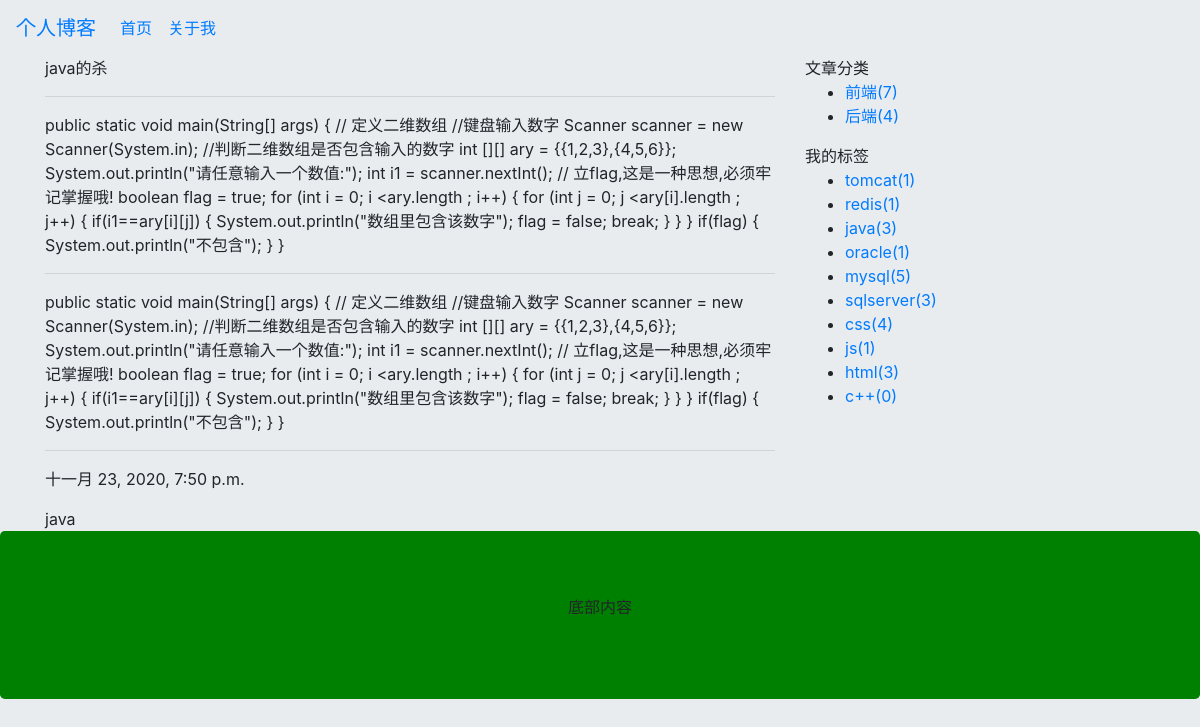
The page /blog/ArticleDesc/?id=16 on the database its author committed.
### blog/models.py (models this page shows, shortened)
class MenuModel(models.Model):
    mname = models.CharField(max_length=10, unique=True, default=u'未定义', verbose_name='菜单名')
    murl = models.CharField(max_length=100)
    class Meta:
        db_table = 't_menu'
        verbose_name_plural = '菜单'

class ArticleModel(models.Model):
    title = models.CharField(max_length=100, null=False, blank=False, verbose_name='文章标题')
    desc = models.CharField(max_length=300, verbose_name='描述')
    content = models.TextField(verbose_name='内容')
    createtime = models.DateTimeField(auto_now_add=True, verbose_name='创建时间')
    modifytime = models.DateTimeField(auto_now=True, verbose_name='修改时间')
    tag = models.ManyToManyField(TagModel, verbose_name='标签')
    catagory = models.ForeignKey(CatagoryModel, on_delete=models.CASCADE, verbose_name='分类')
    def get_markdown_content(self):
        from markdown import markdown
        from django.utils.html import mark_safe
        return mark_safe(markdown(self.content))
    class Meta:
        db_table = 't_article'
        verbose_name_plural = '文章'

class TagModel(models.Model):
    tname = models.CharField(max_length=30, default=u'未定义', unique=True, verbose_name='标签名称')
    class Meta:
        db_table = 't_tag'
        verbose_name_plural = '标签'

class CatagoryModel(models.Model):
    cname = models.CharField(max_length=30, default=u'未定义', unique=True, verbose_name='分类名称')
    class Meta:
        db_table = 't_catagory'
        verbose_name_plural = '分类'

### blog/views.py (the view)
class ArticleDescView(View):
    def get(self, request):
        article = ArticleModel.objects.get(id=int(request.GET.get('id')))
        return render(request, 'ArticleDesc.html', {'article': article})

### blog/blog_content_process.py (called while the page is built)
def content_data(request):
    contents = {}
    articles = ArticleModel.objects.all().order_by('catagory_id')
    articles_by_tag = TagModel.objects.values('id', 'tname', count=Count('articlemodel'))
    menus = MenuModel.objects.all()
    contents['articles'] = articles
    contents['articles_by_tag'] = articles_by_tag
    contents['menus'] = menus
    return {'contents': contents}

### blog/myMiddleware.py (called while the page is built)
    def process_request(self, request):
        path = request.path.lstrip("/")
        print(path)

### blog/templates/ArticleDesc.html (shortened to what this page needs)
{% extends 'base.html' %}
{% load myfilter %}
{% block main %}
    <div class='row' style="margin: auto;width: 95%;">
        <div class="col-8">
            <div class="paginator">
                <p>{{ article.title }}</p>
                <hr/>
                <p>{{ article.get_markdown_content }}</p>
                <hr/>
                <p>{{ article.content }}</p>
                <hr/>
                <p>{{ article.createtime }}</p>
                {% for item in article.tag.all %}
                    <span>{{ item.tname }}</span>
                {% endfor %}
            </div>
        </div>
        <div class="col-4 ">
            <div>
                <span>文章分类</span>
                <ul>
                    {% regroup contents.articles by catagory.id as group_articles %}
                    {% for g in group_articles %}
                         <li><a href="/blog/catagory/{{ g.list.0.catagory.id }}/">{{ g.list.0.catagory.cname }}({{ g.list | length }})</a></li>
                    {% endfor %}
                </ul>
            </div>
            <div>
                <span>我的标签</span>
                <ul>
                {% for i in contents.articles_by_tag %}
                    <li>
                        <a href="/blog/tag/{{ i.id }}/">{{ i.tname }}({{ i.count }})</a>
                    </li>
                {% endfor %}
                </ul>
            </div>
        </div>
    </div>
{% endblock %}

### templates/base.html (shortened to what this page needs)
<!DOCTYPE html>
<html lang="en">
<head>
    <link href="https://cdn.bootcdn.net/ajax/libs/twitter-bootstrap/4.5.3/css/bootstrap-grid.min.css" rel="stylesheet">
    <link href="https://cdn.bootcdn.net/ajax/libs/twitter-bootstrap/4.5.3/css/bootstrap-reboot.min.css" rel="stylesheet">
    <link href="https://cdn.bootcdn.net/ajax/libs/twitter-bootstrap/4.5.3/css/bootstrap-reboot.min.css" rel="stylesheet">
    <link href="https://cdn.bootcdn.net/ajax/libs/twitter-bootstrap/4.5.3/css/bootstrap.min.css" rel="stylesheet">
</head>
<body style="background: #E9ECEF">
<div id="container">
    <div id="header">
        {% include 'header.html' %}
    </div>
    <div id="content-main">
        {% block main %}
        {% endblock %}
    </div>
    {% include 'footer.html' %}
</div>
</body>
</html>

### blog/templates/header.html (shortened to what this page needs)
<nav class="navbar navbar-expand-md">
  <a class="navbar-brand" href="/blog/index">个人博客</a>
  <div class="collapse navbar-collapse" id="collapsibleNavbar">
    <ul class="navbar-nav">
        {% for m in contents.menus %}
          <li class="nav-item">
            <a class="nav-link" href={{ m.murl }}>{{ m.mname }}</a>
          </li>
        {% endfor %}
    </ul>
  </div>
</nav>

### blog/templates/footer.html
<div class="jumbotron text-center" style="background:green;margin-bottom:0;border-top: 5px;border-top-color: blue">
  <p>底部内容</p>
</div>

### rows shown on the page
MenuModel: mname "首页"
MenuModel: mname "关于我"
ArticleModel: title "java的杀", get_markdown_content "public static void main(String[] args) { // 定义二维数组 //键盘输入数字 Scanner scanner = new Scanner(System.in); //判断二维数组是否包含输入的数字 int [][] ary = {{1,2,3},{4,5,6}}; System.out.println(\"请任意输入一个数值:\"); int i1 = scanner.nextInt(); // 立flag,这是一种思想,必须牢记掌握哦! boolean flag = true; for (int i = 0; i <ary.length ; i++) { for (int j = 0; j <ary[i].length ; j++) { if(i1==ary[i][j]) { System.out.println(\"数组里包含该数字\"); flag = false; break; } } } if(flag) { System.out.println(\"不包含\"); } }", content "public static void main(String[] args) { // 定义二维数组 //键盘输入数字 Scanner scanner = new Scanner(System.in); //判断二维数组是否包含输入的数字 int [][] ary = {{1,2,3},{4,5,6}}; System.out.println(\"请任意输入一个数值:\"); int i1 = scanner.nextInt(); // 立flag,这是一种思想,必须牢记掌握哦! boolean flag = true; for (int i = 0; i <ary.length ; i++) { for (int j = 0; j <ary[i].length ; j++) { if(i1==ary[i][j]) { System.out.println(\"数组里包含该数字\"); flag = false; break; } } } if(flag) { System.out.println(\"不包含\"); } }", createtime "十一月 23, 2020, 7:50 p.m."
TagModel: tname "java"
ArticleModel: list.0.catagory.cname "前端"
ArticleModel: list.0.catagory.cname "后端"

### other values the page prints
{{ g.list | length }} "7" "4"
{{ i.tname }} "tomcat" "redis" "java" "oracle" "mysql" "sqlserver" "css" "js" "html" "c++"
{{ i.count }} "1" "1" "3" "1" "5" "3" "4" "1" "3" "0"
